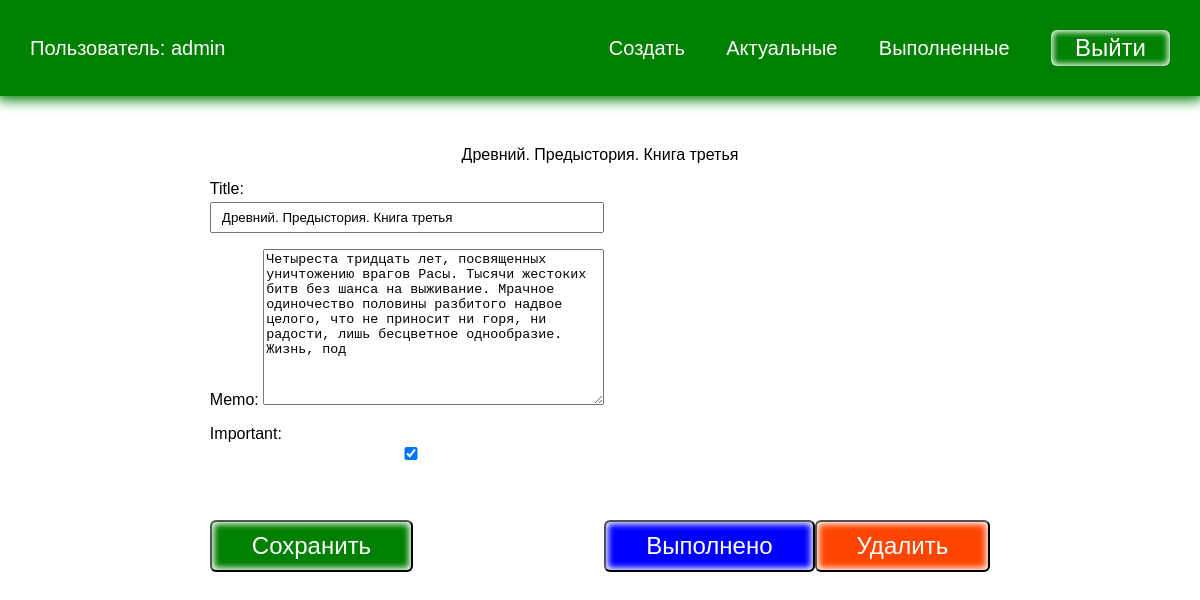
The page /todo/6 (signed in) on the database its author committed.
### todo/models.py (models this page shows, shortened)
class Todo(models.Model):
    title = models.CharField(max_length=100)
    memo = models.TextField(blank=True)
    created = models.DateTimeField(auto_now_add=True)
    date_completed = models.DateTimeField(blank=True, null=True)
    important = models.BooleanField(default=False)
    user = models.ForeignKey(User, on_delete=models.CASCADE)

### todo/views.py (the view, shortened to what this page needs)
# urls.py: path('todo/<int:todo_pk>', views.viewtodo, name='viewtodo'),
@login_required
def viewtodo(request, todo_pk):
    todo = get_object_or_404(Todo, pk=todo_pk)
    if request.method == 'GET':
        form = TodoForm(instance=todo)
        return render(request, 'todo/viewtodo.html', {'todo': todo, 'form': form})

### todo/forms.py
class TodoForm(ModelForm):
    class Meta:
        model = Todo
        fields = ['title', 'memo', 'important']

### todo/templates/todo/viewtodo.html (shortened to what this page needs)
{% extends 'todo/base.html' %}
{% block content %}
{{ todo.title }}
<div class="but">
<form method="POST">
    {{ form.as_p }}
    <button class="btn">Сохранить</button>
</form>
<form action="{% url 'completetodo' todo.id %}" method="post">
    <button class="btn good">Выполнено</button>
</form>
<form action="{% url 'deletetodo' todo.id %}" method="post">
    <button class="btn remove">Удалить</button>
</form>
</div>
{% endblock %}

### todo/templates/todo/base.html (shortened to what this page needs)
<!DOCTYPE html>
{% load static %}
<html lang="en">
<head>
    <link rel="stylesheet" href="{% static 'css/style.css' %}">
</head>
<body>
{% if user.is_authenticated %}
<div class="menu">
  <div class="wrap">
    <ul>
        <li class="logo">Пользователь: {{ user.username }}</li>
        <li><a href="{% url 'createtodo' %}">Создать</a></li>
        <li><a href="{% url 'currenttodos' %}">Актуальные</a></li>
        <li><a href="{% url 'completedtodos' %}">Выполненные</a></li>
        <li>
            <form action="{% url 'logoutuser' %}" method="post">
                <button class="top">Выйти</button>
            </form>
        </li>
    </ul>
  </div>
</div>
{% endif %}
<div class="content">
  <div class="wrap">
    {% block content %}
    {% endblock %}
  </div>
</div>
</body>
</html>

### todo/static/css/style.css (style rules this page uses)
body { padding: 0; margin: 0; font-family: Arial, Helvetica, sans-serif; }
.wrap { max-width: 1200px; margin: 0 auto; padding: 10px 30px; box-sizing: border-box; }
.menu { background: green; box-shadow: 0 2px 12px 2px green; }
ul { list-style: none; padding: 0; }
.menu a { color: #FFF; }
.menu ul { display: flex; justify-content: space-between; align-items: center; font-size: 20px; }
.menu .logo { color: #FFF; margin-right: 30%; }
a { text-decoration: none; }
.content .wrap { display: flex; flex-direction: column; align-items: center; justify-content: center; margin-top: 40px; }
.btn { background: green; color: #FFF; }
button { padding: 10px 40px; border-radius: 6px; box-shadow: inset 0 0 6px 2px #FFF; margin-top: 40px; font-size: 24px; cursor: pointer; }
input { width: 100%; padding: 6px 10px; box-sizing: border-box; margin-top: 4px; }
.top { padding: 4px 24px; margin-top: 0; background: transparent; border: none; color: #FFF; }
.but { display: flex; align-items: flex-end; }
.good { background: blue; }
.remove { background: orangered; }

### rows shown on the page
Todo: title "Древний. Предыстория. Книга третья", memo "Четыреста тридцать лет, посвященных уничтожению врагов Расы. Тысячи жестоких битв без шанса на выживание. Мрачное одиночество половины разбитого надвое целого, что не приносит ни горя, ни радости, лишь бесцветное однообразие. Жизнь, под", important "☑"

### other values the page prints
{{ user.username }} "admin"
